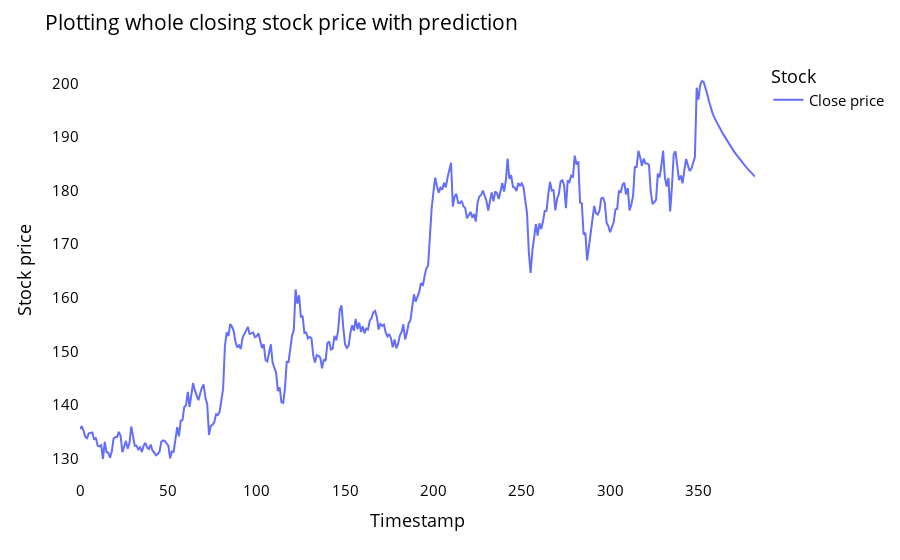

The notebook cell saved with this chart:
### Code cell
lstmdf=closedf.tolist()
lstmdf.extend((np.array(lst_output).reshape(-1,1)).tolist())
lstmdf=scaler.inverse_transform(lstmdf).reshape(1,-1).tolist()[0]

names = cycle(['Close price'])

fig = px.line(lstmdf,labels={'value': 'Stock price','index': 'Timestamp'})
fig.update_layout(title_text='Plotting whole closing stock price with prediction',
                  plot_bgcolor='white', font_size=15, font_color='black',legend_title_text='Stock')

fig.for_each_trace(lambda t:  t.update(name = next(names)))

fig.update_xaxes(showgrid=False)
fig.update_yaxes(showgrid=False)
fig.show()

### Figure 1 — Plotly figure (JSON) as saved in the notebook; plotly's stock layout.template omitted (floating-point values rounded to 4 significant figures; data arrays with more than 128 entries replaced by an {"elided": "..."} marker saying what was removed)
{"data": [{"hovertemplate": "variable=0<br>Timestamp=%{x}<br>Stock price=%{y}<extra></extra>", "legendgroup": "0", "line": {"color": "#636efa", "dash": "solid"}, "marker": {"symbol": "circle"}, "mode": "lines", "name": "Close price", "orientation": "v", "showlegend": true, "type": "scatter", "x": {"elided": "383 int values"}, "xaxis": "x", "y": {"elided": "383 float values"}, "yaxis": "y"}], "layout": {"autosize": true, "font": {"color": "black", "size": 15}, "legend": {"title": {"text": "Stock"}, "tracegroupgap": 0}, "margin": {"t": 60}, "plot_bgcolor": "white", "title": {"text": "Plotting whole closing stock price with prediction"}, "xaxis": {"anchor": "y", "autorange": true, "domain": [0, 1], "range": [0, 382], "showgrid": false, "title": {"text": "Timestamp"}, "type": "linear"}, "yaxis": {"anchor": "x", "autorange": true, "domain": [0, 1], "range": [126.0, 204.4], "showgrid": false, "title": {"text": "Stock price"}, "type": "linear"}}}
